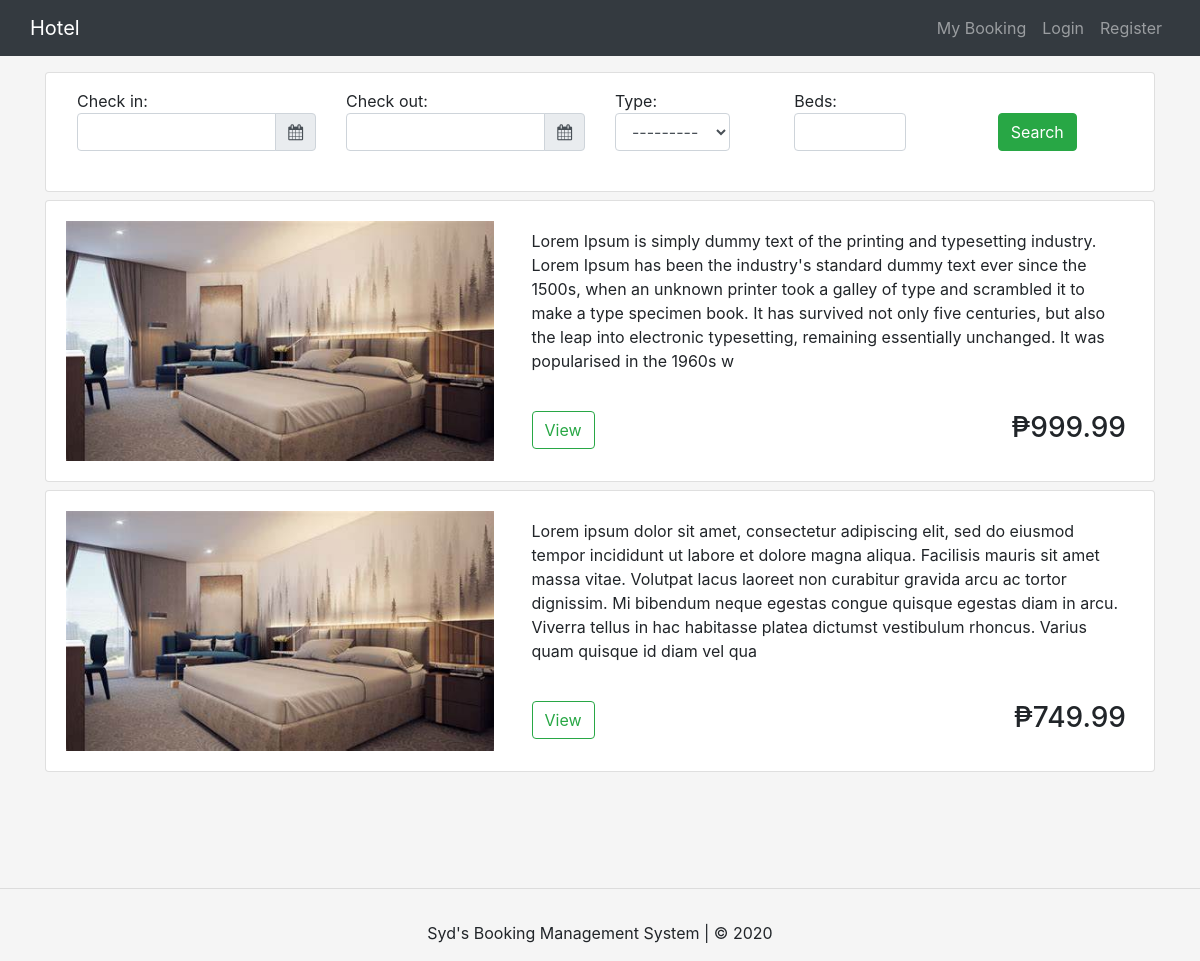
The page / on the database its author committed.
### hotel/models.py (models this page shows, shortened)
class Room(models.Model):
    CATEGORY = [
        ('STA','Standard'),
        ('DEL','Delux')
    ]
    room_number     = models.IntegerField(verbose_name='Room Number')
    room_type       = models.CharField(max_length=3, choices=CATEGORY, verbose_name='Type')
    room_bed        = models.IntegerField(verbose_name='Number of Bed(s)')
    room_capacity   = models.IntegerField(verbose_name='Capacity')
    room_desc       = models.TextField(max_length=400, verbose_name='Description')
    room_price      = models.FloatField(null=True)
    room_image      = models.ImageField(null=True, blank=True)

### hotel/views.py (the view)
# urls.py: 2. Add a URL to urlpatterns:  path('', views.home, name='home')
def home(request):
    context = {}
    if request.GET:
        check_in =  datetime.strptime(request.GET.get('check_in'), "%m/%d/%Y %I:%M %p")
        check_out = datetime.strptime(request.GET.get('check_out'), "%m/%d/%Y %I:%M %p")
        room_list = Room.objects.all().filter(~Q(booking__check_in__gte = check_in),~Q(booking__check_out__gte = check_out))
    else:
        room_list = Room.objects.all()
    roomfilter = RoomFilter(request.GET, queryset=room_list)
    room_list = roomfilter.qs
    context = {
        'room_list': room_list,
        'roomfilter': roomfilter,
        }
    return render(request, 'home.html', context)

### templates/home.html (shortened to what this page needs)
{% extends 'base.html' %}
{% load static %}
{% block content %}
<div class="card mt-3">
    <div class="card-head m-3">
        <form action="" method="GET">
            <div class="d-flex justify-content-around">
                <div class="col-sm-3 form-group">
                    <label for="">Check in:
                        <div class="input-group date" id="check-in" data-target-input="nearest">
                            <input type="text" name="check_in" class="form-control datetimepicker-input" data-target="#check-in" required>
                            <div class="input-group-append" data-target="#check-in" data-toggle="datetimepicker">
                                <div class="input-group-text"><i class="fa fa-calendar"></i></div>
                            </div>
                        </div>
                    </label>
                </div>
                <div class="col-sm-3 form-group">
                    <label for="">Check out:
                        <div class="input-group date" id="check-out" data-target-input="nearest">
                            <input type="text" name="check_out" class="form-control datetimepicker-input" data-target="#check-out" required>
                            <div class="input-group-append" data-target="#check-out" data-toggle="datetimepicker">
                                <div class="input-group-text"><i class="fa fa-calendar"></i></div>
                            </div>
                        </div>
                    </label>
                </div>
                <div class="col-sm-2 form-group">
                    <label class="">Type:
                        <select class="form-control text" name="room_type">
                            <option>---------</option>
                        </select>
                    </label>
                </div>
                <div class="col-sm-2 form-group ">
                    <label>Beds:
                        <input class="form-control w-75" type="number" name="room_bed">
                    </label>
                </div>
                <div class="col-sm-2">
                    <input class="btn btn-success m-4" type="submit" value="Search">
                </div>
            </div>
        </form>
    </div>
</div>
{% if room_list %}
    {% for room in room_list %}
        <div class="pt-2">
            <div class="card">
                <div class="card-body">
                    <div class="row">
                        <div class="col-sm-5">
                            <img src="{{room.room_image.url}}" width="100%" height="100%">
                        </div>
                        <div class="col-sm-7 d-flex flex-column">
                            <div class="p-2">
                                <p>{{ room.room_desc }}</p>
                            </div>
                            <div class="mt-auto p-2">
                                <a class="btn btn-outline-success" href="{% url 'room' room.room_number %}">View</a>
                                <h3 style="display: inline-block; float:right;">₱{{room.room_price}}</h3>
                            </div>
                        </div>
                    </div>
                </div>
            </div>
        </div>
    {% endfor %}
{% endif %}
{% endblock %}

### templates/partials/_header.html (style rules this page uses)
body { background-color: #f5f5f5; }

### rows shown on the page
Room: room_image (placeholder picture), room_desc "Lorem Ipsum is simply dummy text of the printing and typesetting industry. Lorem Ipsum has been the industry's standard dummy text ever since the 1500s, when an unknown printer took a galley of type and scrambled it to make a type specimen book. It has survived not only five centuries, but also the leap into electronic typesetting, remaining essentially unchanged. It was popularised in the 1960s w", room_price "999.99"
Room: room_image (placeholder picture), room_desc "Lorem ipsum dolor sit amet, consectetur adipiscing elit, sed do eiusmod tempor incididunt ut labore et dolore magna aliqua. Facilisis mauris sit amet massa vitae. Volutpat lacus laoreet non curabitur gravida arcu ac tortor dignissim. Mi bibendum neque egestas congue quisque egestas diam in arcu. Viverra tellus in hac habitasse platea dictumst vestibulum rhoncus. Varius quam quisque id diam vel qua", room_price "749.99"
